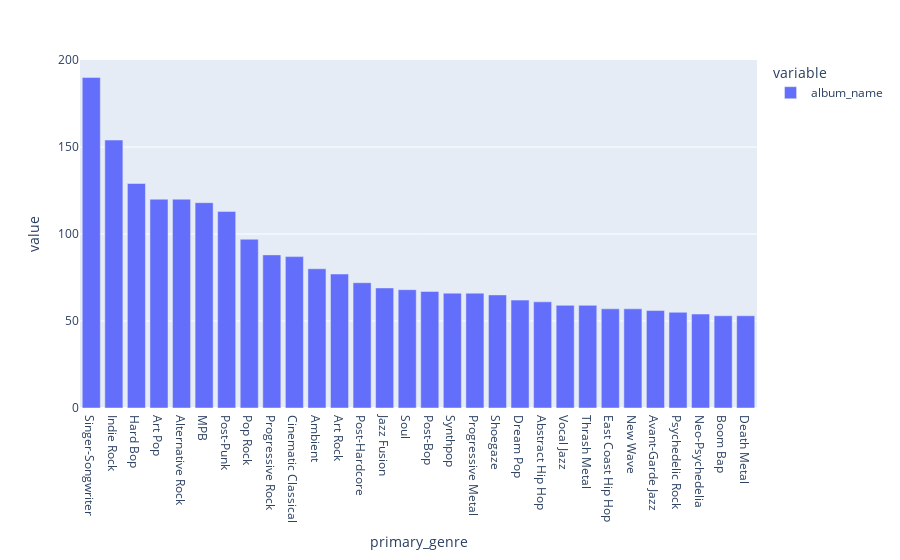

Here is the notebook cell this chart was saved with:
### Markdown cell above
Top primary genres with the most sales

### Code cell
top_genres = df.groupby("primary_genre").count()["album_name"].sort_values(ascending=False)
px.bar(top_genres.head(30))

### Figure 1 — Plotly figure (JSON) as saved in the notebook; plotly's stock layout.template omitted (floating-point values rounded to 4 significant figures)
{"data": [{"alignmentgroup": "True", "hovertemplate": "variable=album_name<br>primary_genre=%{x}<br>value=%{y}<extra></extra>", "legendgroup": "album_name", "marker": {"color": "#636efa", "pattern": {"shape": ""}}, "name": "album_name", "offsetgroup": "album_name", "orientation": "v", "showlegend": true, "textposition": "auto", "type": "bar", "x": ["Singer-Songwriter", "Indie Rock", "Hard Bop", "Art Pop", "Alternative Rock", "MPB", "Post-Punk", "Pop Rock", "Progressive Rock", "Cinematic Classical", "Ambient", "Art Rock", "Post-Hardcore", "Jazz Fusion", "Soul", "Post-Bop", "Synthpop", "Progressive Metal", "Shoegaze", "Dream Pop", "Abstract Hip Hop", "Vocal Jazz", "Thrash Metal", "East Coast Hip Hop", "New Wave", "Avant-Garde Jazz", "Psychedelic Rock", "Neo-Psychedelia", "Boom Bap", "Death Metal"], "xaxis": "x", "y": [190, 154, 129, 120, 120, 118, 113, 97, 88, 87, 80, 77, 72, 69, 68, 67, 66, 66, 65, 62, 61, 59, 59, 57, 57, 56, 55, 54, 53, 53], "yaxis": "y"}], "layout": {"autosize": true, "barmode": "relative", "legend": {"title": {"text": "variable"}, "tracegroupgap": 0}, "margin": {"t": 60}, "xaxis": {"anchor": "y", "autorange": true, "domain": [0, 1], "range": [-0.5, 29.5], "title": {"text": "primary_genre"}, "type": "category"}, "yaxis": {"anchor": "x", "autorange": true, "domain": [0, 1], "range": [0, 200], "title": {"text": "value"}, "type": "linear"}}}
